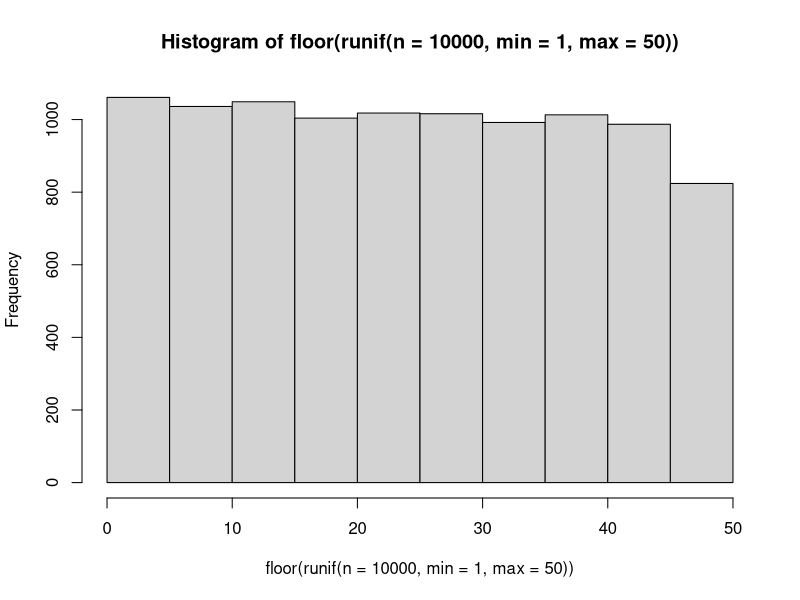
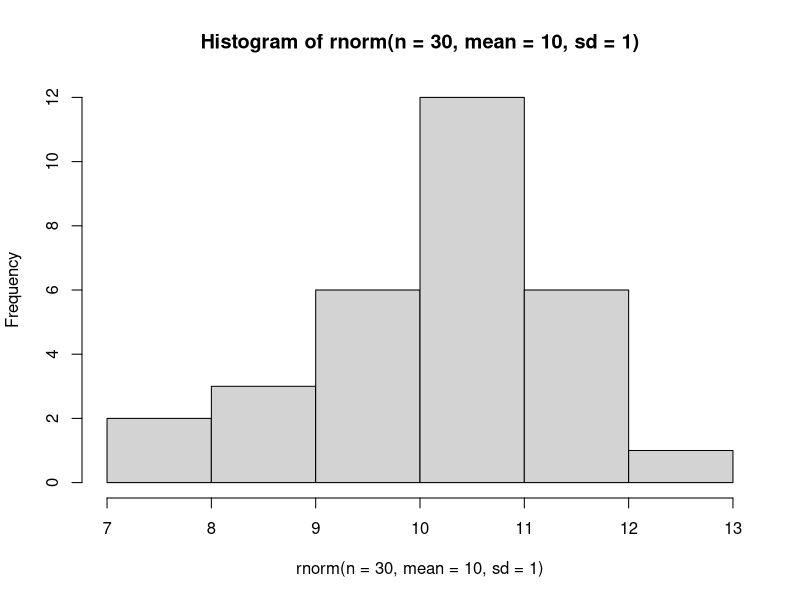
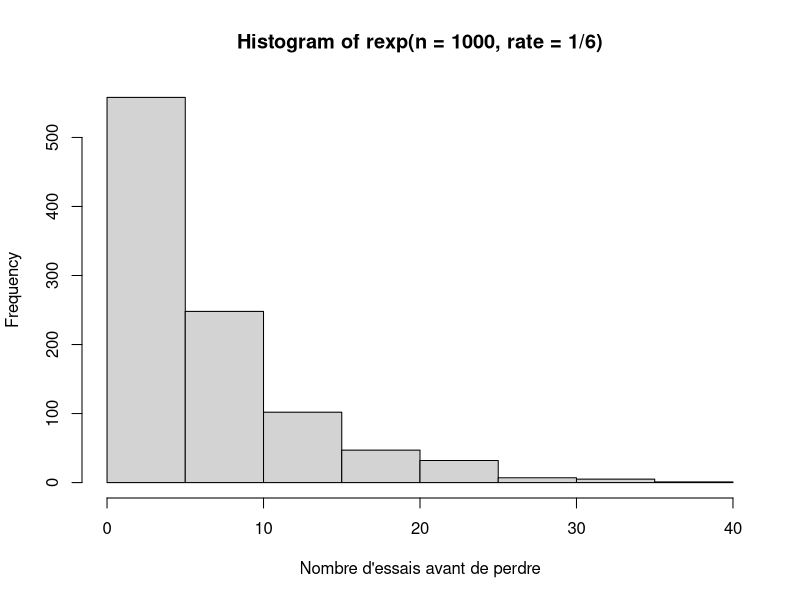
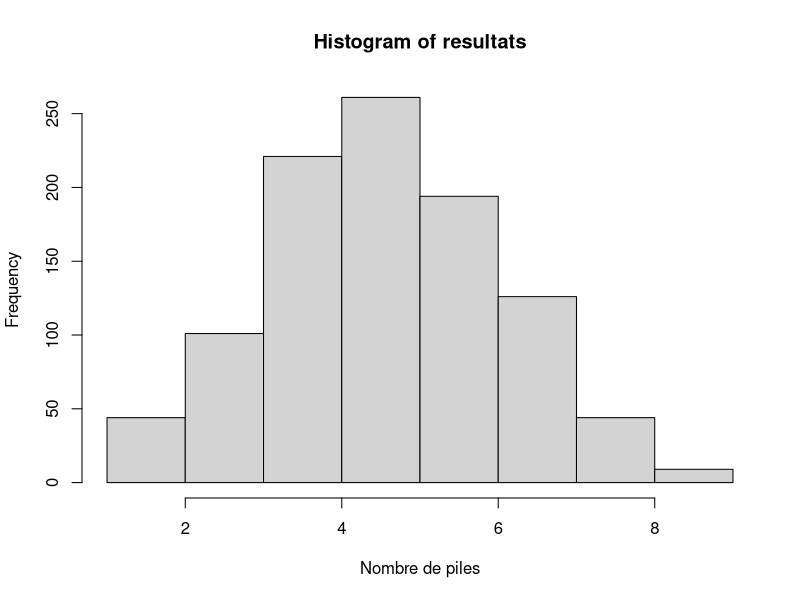
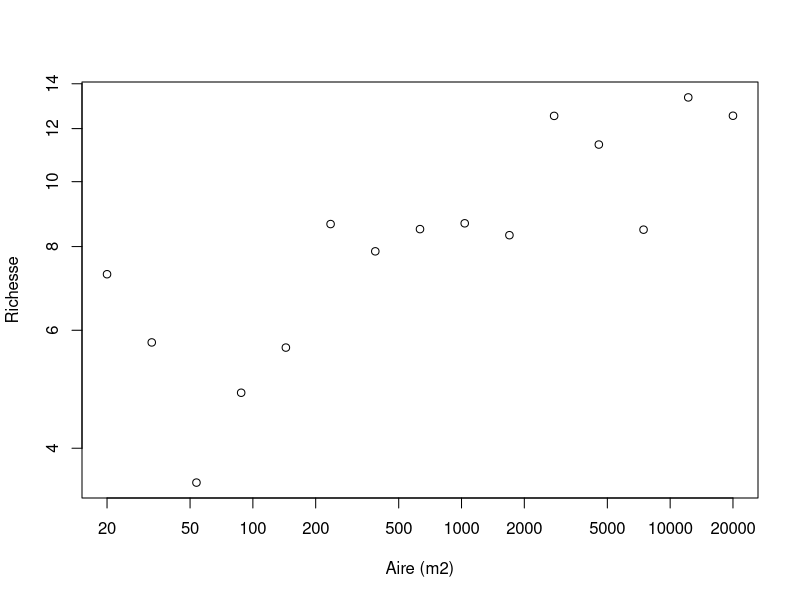
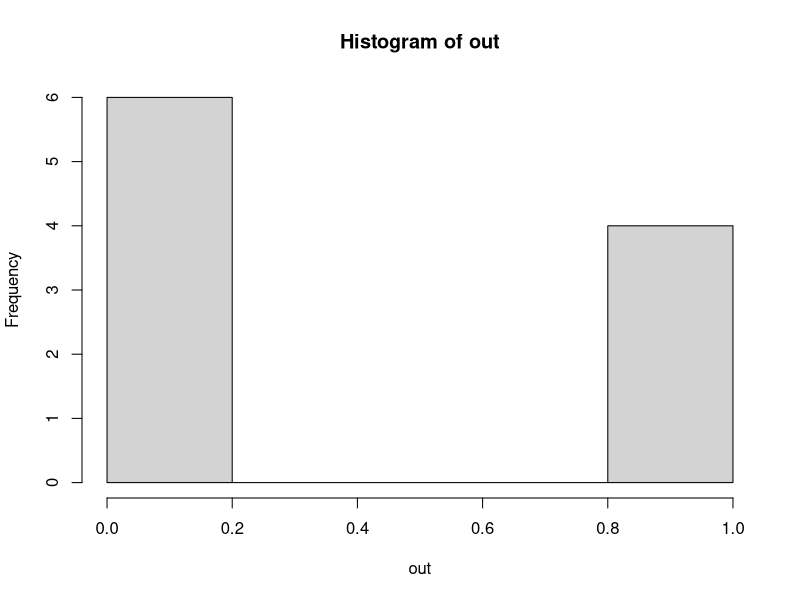
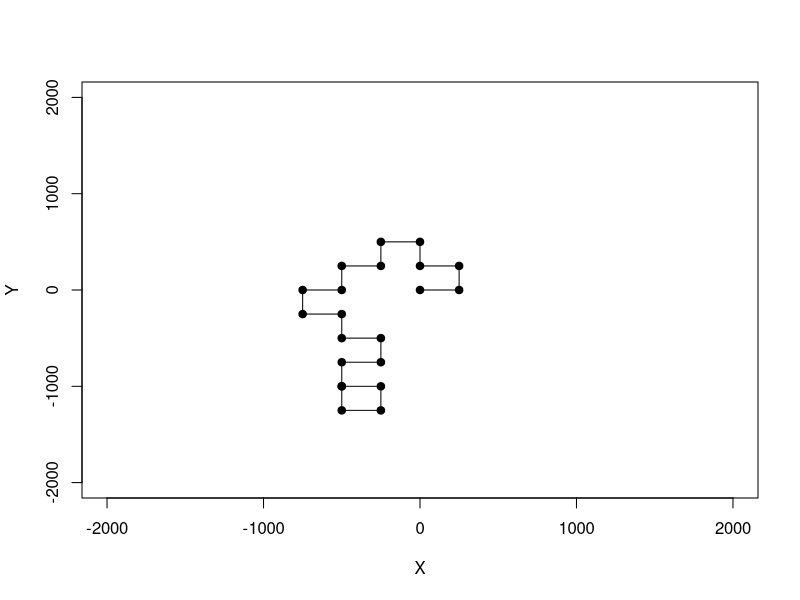
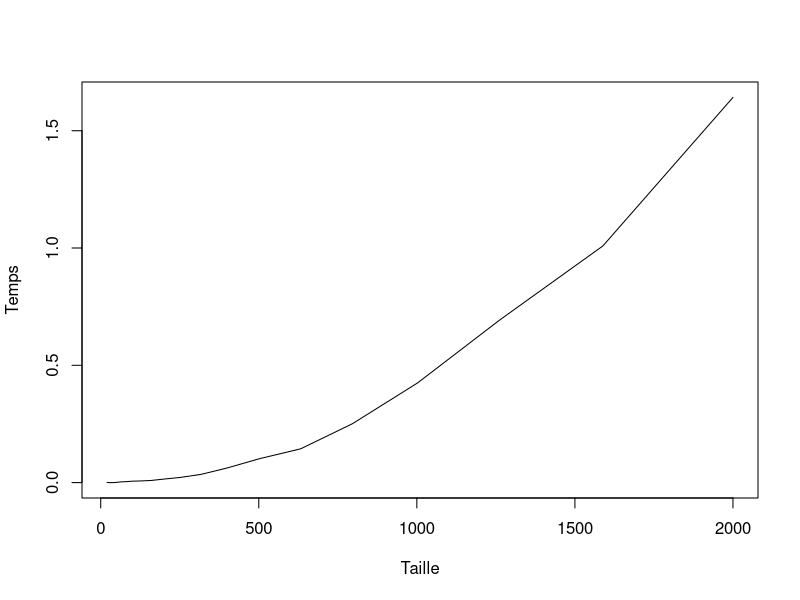

Write the R code that produced these figures, in order.
## ---- chunk 1
tri = function(x){
	# Calcul de la dimension du vecteur
	taille = length(x)
	ordre = "NON"
	# Boucle qui tourne jusqu'à ce que tout soit en ordre
	while(ordre == "NON") {
		ordre = "OUI"
		# Boucle qui passe tous les éléments en paires
		for(i in 1:(taille-1)) {
			if(x[i+1] < x[i]) {
				# Inversion des deux lettres
				x[c(i,i+1)] = x[c(i+1,i)]
				# Comme un changement a été fait, l'ordre
				# n'est pas encore garanti
				ordre = "NON"
			}
		}
	}
	return(x)
}
## ---- chunk 2
valeurs <- c("2", "3", "4", "5", "6", "7", "8", "9", "10", "valet", "reine", "roi", "as")
couleurs <- rep(c("pique", "trèfle", "carreau", "coeur"), each = 13)
cartes <- paste(valeurs, "-", couleurs)
tirage <- function(n, cartes) {
    sample(x = cartes, size = n, replace = FALSE)
}
tirage(3, cartes)
## ---- chunk 3
hist(floor(runif(n = 10000, min = 1,
  max = 50)))
## ---- chunk 4
set.seed(2)
## ---- chunk 5
hist(rnorm(n = 30, mean = 10, sd = 1))
## ---- chunk 6
rbinom(n = 10, size = 1, prob = 0.5)
## ---- chunk 7
rmultinom(n = 3, size = 1,
  prob = rep(1/6, 6))
## ---- chunk 8
hist(rexp(n = 1000, rate = 1/6), xlab =
  "Nombre d'essais avant de perdre")
## ---- chunk 9
tirages <- rbinom(n = 10, size = 1, prob = 0.5)
tirages
sum(tirages)
## ---- chunk 10
resultats <- c()
for (i in 1:1000) {
  tirages <- rbinom(n = 10, size = 1, prob = 0.5)
  resultats <- c(resultats, sum(tirages))
}
## ---- chunk 11
hist(resultats, xlab = "Nombre de piles")
## ---- chunk 12
resultats <- c()
for (i in 1:1000) {
  set.seed(123)
  tirages <- rbinom(n = 10, size = 1, prob = 0.5)
  resultats <- c(resultats, sum(tirages))
}
## ---- chunk 13
summary(resultats, xlab = "Nombre de piles")
## ---- chunk 14
A = 2*10^seq(1, 4, length.out = 15)
c = 3
z = 0.15
S = rnorm(15, mean = c*A^z, sd = 1.5)
plot(A, S, xlab = "Aire (m2)", ylab = "Richesse",
  log = "xy")
## ---- chunk 15
set.seed(1)
out <- numeric(10)
for (i in 1:10) {
   out[i] <- rbinom(n = 1, size = 1, prob = 0.55)
}
hist(out)
## ---- chunk 16
nsteps = 20
xy = matrix(0,nr = 21, nc = 2)
xy[1,] = c(0,0)
direction = 0
set.seed(2)
for(step in 2:(nsteps+1)) {
    # Ḑe quel côté tourner ?
    if(runif(1,0,1) < 0.5) {
      # Tourne à droite
      direction = direction + pi/2 
    }
    else {
      # Tourne à gauche  
      direction = direction - pi/2
    }
    # Calcul des nouvelles coordonnées
    xy[step,1] = 
      xy[step-1,1] + sin(direction)*250 
    xy[step,2] = 
      xy[step-1,2] + cos(direction)*250 
}
## ---- chunk 17
plot(xy[,1],xy[,2], type = "l", xlim = c(-2000,2000),ylim = c(-2000,2000),
    xlab = "X", ylab = "Y")
points(xy[,1],xy[,2],pch = 19)
## ---- chunk 18
tri <- function(x){
	# Calcul de la dimension du vecteur
	taille <- length(x)
	ordre <- "NON"
	# Boucle qui tourne jusqu'à ce que tout soit en ordre
	while(ordre == "NON") {
		ordre <- "OUI"
		# Boucle qui passe tous les éléments en paires
		for(i in 1:(taille-1)) {
			if(x[i+1] < x[i]) {
				# Inversion des deux lettres
				x[c(i,i+1)] <- x[c(i+1,i)]
				# Comme un changement a été fait, l'ordre
				# n'est pas encore garanti
				ordre <- "NON"
			}
		}
	}
	return(x)
}
## ---- chunk 19
x <- runif(1000)
identical(sort(x), tri(x))
system.time(sort(x))
system.time(tri(x))
## ---- chunk 20
n = 2*10^seq(1,3,0.1)
res <- numeric(length(n))
for(i in 1:length(res)) {
	x <- runif(n[i])
	res[i] <- system.time(tri(x))[3]
}
plot(n, res, type = "l", xlab = "Taille", ylab = "Temps")
## ---- chunk 21
# Fonction avec boucle
f1 <- function(x) {
	taille <- length(x)
	x2 <- numeric(taille)
	for(i in 1:taille) {
    if(x[i] < 0.5) {
      x2[i] <- 1
    }
  }
}

# Fonction vectorisée
f2 <- function(x) {
	x2 <- x * 0
	x2[x < 0.5] <- 1
}
## ---- chunk 22
x <- runif(1000000)
system.time(f1(x))
system.time(f2(x))
## ---- chunk 23
f1 <- function(x) {
	res <- numeric(ncol(x))
	for(j in 1:ncol(x)) {
		for(i in 1:nrow(x)){
			res[x] <- res[j] + x[i,j]
		}
	}
}
X <- matrix(runif(100 * 100),
  nr=100, nc=100)
## ---- chunk 24
system.time(rowSums(X))
system.time(apply(X,2,sum))
system.time(f1(X))
